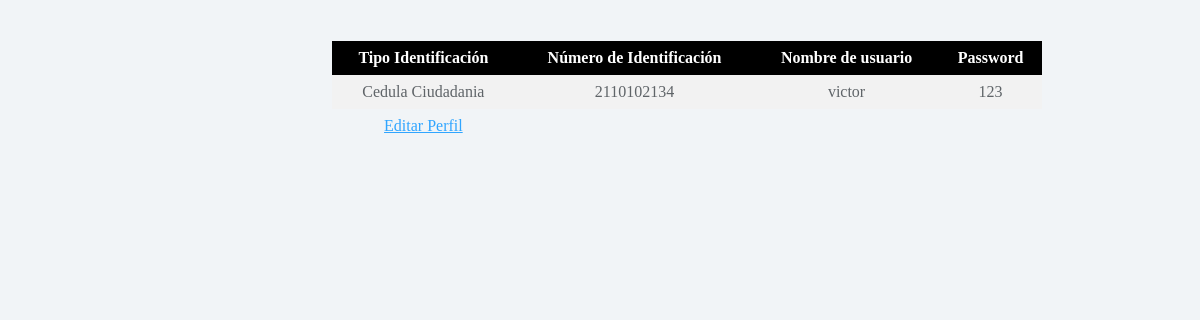
The app's page /estudiante/estudiante.php (signed in) with its own data.
### tables this page shows
CREATE TABLE IF NOT EXISTS `usuarios` (
  `id_usuario` int(11) NOT NULL AUTO_INCREMENT,
  `tipo_identificacion` varchar(45) DEFAULT NULL,
  `numero_identificacion` int(11) DEFAULT NULL,
  `nombre_usuario` varchar(45) DEFAULT NULL,
  `password` varchar(45) NOT NULL,
  `id_rol` int(11) NOT NULL,
  PRIMARY KEY (`id_usuario`),
  KEY `fk_usuarios_roles_idx` (`id_rol`)
);

### estudiante/estudiante.php (the view, shortened to what this page needs)
<!DOCTYPE html>
<?php
include("../conex/conexion.php");
$registro=mysqli_query($conexion,"SELECT id_usuario, tipo_identificacion, numero_identificacion, nombre_usuario, password
	FROM usuarios") or die ("Hay problemas en la consulta");
?>
<html lang="es">
<head>
	<link href="css/styles.css" rel="stylesheet">
</head>
<body>
<table align="center">
	<tr>
		<th >Tipo Identificación</th>
		<th >Número de Identificación</th>
		<th >Nombre de usuario</th>
		<th >Password</th>
	</tr>
	<?php  while ($campo=mysqli_fetch_array($registro)) { if ($campo['nombre_usuario']==$_POST['nombre_usuario']) {
	echo "<tr>
	          <td>".$campo['tipo_identificacion']."</td>
	          <td>".$campo['numero_identificacion']."</td>
	          <td>".$campo['nombre_usuario']."</td>
	          <td>".$campo['password']."</td>
	      </tr>";
	 } }?>
	<tr>
		<td>
			<a href="frmestudiante.php?id_usuario=<?php echo $campo	['id_usuario'];?>" target="_blank   ">
				Editar Perfil
			</a>
		</td>
	</tr>
</table>
</body>
</html>

### estudiante/css/styles.css (style rules this page uses)
body { background: #f1f4f7; padding-top: 23px; color: #5f6468; }
a, a:hover, a:focus { color: #30a5ff; }

### estudiante/estudiante.php (style rules this page uses)
table { margin-top: 10px; margin-right: 150px; border-collapse: collapse; width: 60%; float: center; }
th { background-color: #000000; color: white; }
th, td { text-align: center; padding: 8px; }
tr:nth-child(even) { background-color: #f2f2f2 }

### records on screen
usuarios: tipo_identificacion "Cedula Ciudadania", numero_identificacion "2110102134", nombre_usuario "victor", password "123"
